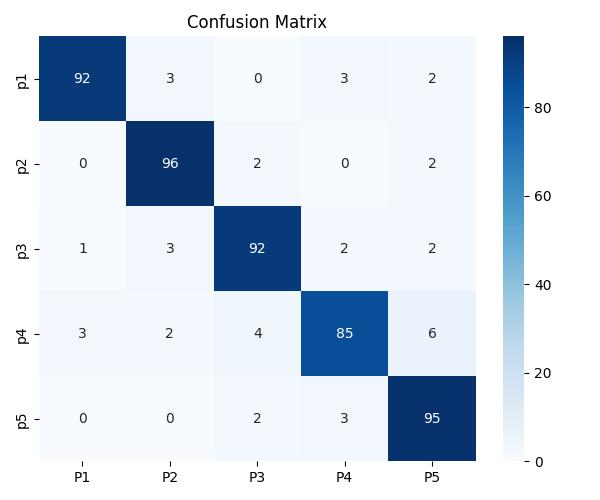

This figure's Python source:
import pandas as pd
import matplotlib.pyplot as plt
import seaborn as sns
import os

def plot_data():
  script_dir = os.path.dirname(__file__)
  csv_path = os.path.join(script_dir, 'q4.csv')
  jpg_path = os.path.join(script_dir, 'q4.jpg')

  df = pd.read_csv(csv_path)

  df.index = ['p1', 'p2', 'p3', 'p4', 'p5']

  total_sum = df.values.sum()
  diag_sum = sum(df.iloc[i, i] for i in range(5))
  accuracy = diag_sum / total_sum

  #描画
  plt.figure(figsize=(6, 5))
  sns.heatmap(df, annot=True, fmt='d', cmap='Blues')
  plt.title("Confusion Matrix")
  plt.tight_layout()

  plt.savefig(jpg_path)
  plt.show()

def main():
  plot_data()

if __name__ == '__main__':
  main()
